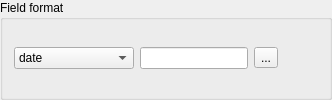
    <widget class="QGroupBox" name="groupBox_2">
     <property name="title">
      <string>Field format</string>
     </property>
     <layout class="QGridLayout" name="gridLayout_3">
      <item row="0" column="0">
       <widget class="QComboBox" name="mFieldFormatComboBox">
        <property name="minimumSize">
         <size>
          <width>120</width>
          <height>0</height>
         </size>
        </property>
        <item>
         <property name="text">
          <string>date</string>
         </property>
        </item>
        <item>
         <property name="text">
          <string>time</string>
         </property>
        </item>
        <item>
         <property name="text">
          <string>date &amp; time</string>
         </property>
        </item>
        <item>
         <property name="text">
          <string>custom format</string>
         </property>
        </item>
       </widget>
      </item>
      <item row="0" column="1">
       <widget class="QLineEdit" name="mFieldFormatEdit">
        <property name="enabled">
         <bool>true</bool>
        </property>
       </widget>
      </item>
      <item row="0" column="3">
       <spacer name="horizontalSpacer">
        <property name="orientation">
         <enum>Qt::Horizontal</enum>
        </property>
        <property name="sizeHint" stdset="0">
         <size>
          <width>40</width>
          <height>20</height>
         </size>
        </property>
       </spacer>
      </item>
      <item row="0" column="2">
       <widget class="QToolButton" name="mFieldHelpToolButton">
        <property name="text">
         <string>...</string>
        </property>
        <property name="icon">
         <iconset resource="../../../images/images.qrc">
          <normaloff>:/images/themes/default/mActionHelpContents.svg</normaloff>:/images/themes/default/mActionHelpContents.svg</iconset>
        </property>
        <property name="checkable">
         <bool>true</bool>
        </property>
        <property name="checked">
         <bool>false</bool>
        </property>
       </widget>
      </item>
     </layout>
    </widget>
